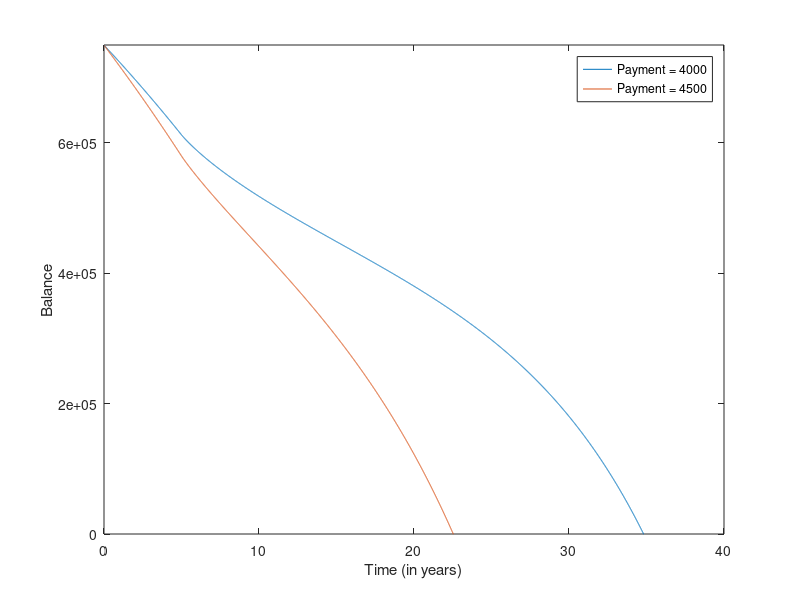

Source code (MATLAB):
%%
%Constants
%Initial Loan
yo = 750000;
%Steps per unit time (1/100 of a year)
h = .01; %100 steps per year.
%Interest rate
r = .03;
%Monthly payments
p = 4000;
%Initial step (just to visualize)
yn = yo + h*(r*yo - 12*p);
%Preparing while Loop \/ 
n = 1;
%Concatenating.
tn = 0:n;
xt = zeros(1,length(tn));
yt = zeros(1,length(tn));
% Loop
while yn>0
    if xt<=(5)
        yn = yn + h*(r*yn - 12*p); % -- h = .01 = 1/100
        yt(n) = yn;
        xt(n) = n*h;
    else 
        r = (.03+.015*sqrt(xt(n-1)-5));
        yn = yn + h*(r*yn - 12*p);
        yt(n) = yn;
        xt(n) = n*h;
    end
        n = n+1;
end
for_4000 = max(xt)
fprintf('For p=$4000 then interest is %.2f \n',for_4000*12*4000-750000);
plot(xt,yt);
hold on
%%
% yn+1 = yo + h(f(tn,yn))
%%
%Constants
%Initial Loan
yo = 750000;
%Steps per unit time (1/100 of a year)
h = .01; %100 steps per year.
%Interest rate
r = .03;
%Monthly payments
p = 4500;
%Initial step (just to visualize)
yn = yo + h*(r*yo - 12*p);
%Preparing while Loop \/ 
n = 1;
%Concatenating.
tn = 0:n;
xt = zeros(1,length(tn));
yt = zeros(1,length(tn));
% Loop
while yn>0
    if xt<=(5)
        yn = yn + h*(r*yn - 12*p); % -- h = .01 = 1/100
        yt(n) = yn;
        xt(n) = n*h;
    else 
        r = (.03+.015*sqrt(xt(n-1)-5));
        yn = yn + h*(r*yn - 12*p);
        yt(n) = yn;
        xt(n) = n*h;
    end
        n = n+1;
end
for_4500 = max(xt)
fprintf('For p=$4500 then interest is %.2f \n',for_4500*12*4500-750000);
plot(xt,yt);
hold on
legend('Payment = 4000','Payment = 4500');
axis([0 40 0 750001]);
xlabel('Time (in years)');
ylabel('Balance');